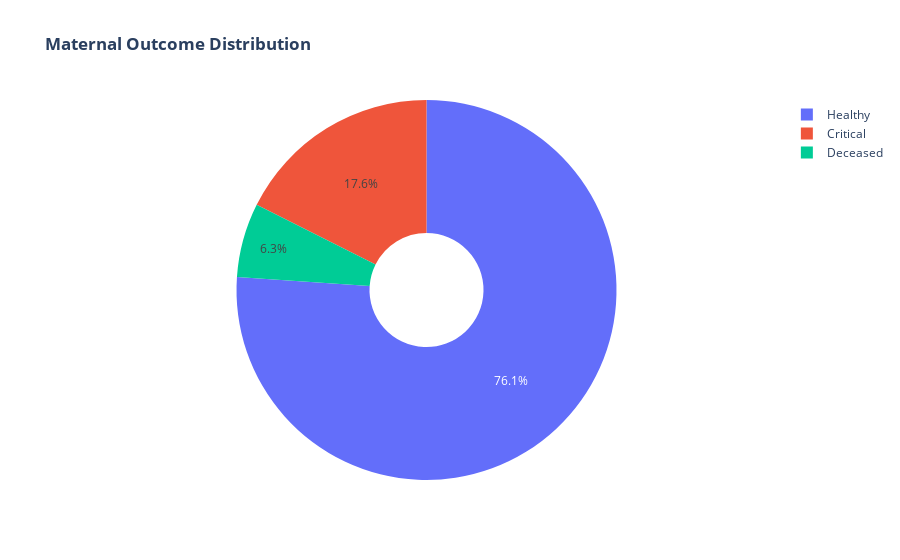

The notebook cell this image was saved under:
### Code cell
labels = data['Maternal_Outcome'].unique()
values = data['Maternal_Outcome'].value_counts()
fig = go.Figure(data=[go.Pie(labels=labels, values=values, hole=.3)])
fig.update_layout(title_text="<b>Maternal Outcome Distribution</b>")
fig.show()

### Figure 1 — Plotly figure (JSON) as saved in the notebook; plotly's stock layout.template omitted (floating-point values rounded to 4 significant figures)
{"data": [{"hole": 0.3, "labels": ["Healthy", "Critical", "Deceased"], "type": "pie", "values": [761, 176, 63]}], "layout": {"title": {"text": "<b>Maternal Outcome Distribution</b>"}}}
